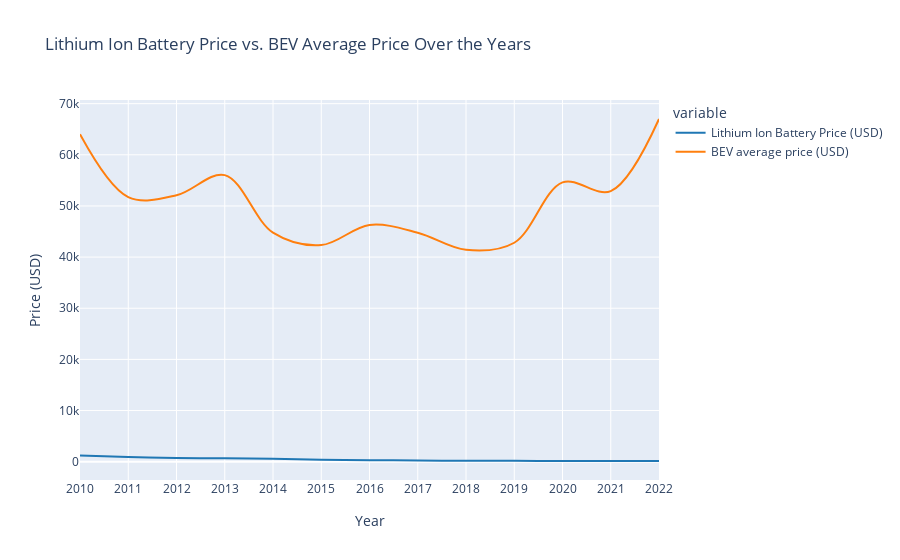

The cell this chart's notebook holds for it:
### Code cell
fig = px.line(df_prices, x='Year', y=['Lithium Ion Battery Price (USD)', 'BEV average price (USD)'],
              title='Lithium Ion Battery Price vs. BEV Average Price Over the Years',
              labels={'Year': 'Year', 'value': 'Price (USD)'},
              line_shape='spline',
              color_discrete_sequence=['#1f77b4', '#ff7f0e'],  # Set custom colors
              # hover_name=['Lithium Ion Battery Price (USD)', 'BEV average price (USD)'],
              )

fig.update_xaxes(tickvals=df_prices['Year'], tickmode='array', dtick=1)
fig.update_layout(xaxis_nticks=len(df_prices['Year']), xaxis_title_standoff=20)

fig.show()

### Figure 1 — Plotly figure (JSON) as saved in the notebook; plotly's stock layout.template omitted (floating-point values rounded to 4 significant figures)
{"data": [{"hovertemplate": "variable=Lithium Ion Battery Price (USD)<br>Year=%{x}<br>Price (USD)=%{y}<extra></extra>", "legendgroup": "Lithium Ion Battery Price (USD)", "line": {"color": "#1f77b4", "dash": "solid", "shape": "spline"}, "marker": {"symbol": "circle"}, "mode": "lines", "name": "Lithium Ion Battery Price (USD)", "orientation": "v", "showlegend": true, "type": "scatter", "visible": true, "x": [2010, 2011, 2012, 2013, 2014, 2015, 2016, 2017, 2018, 2019, 2020, 2021, 2022], "xaxis": "x", "y": [1191, 924, 726, 668, 592, 384, 295, 221, 181, 157, 137, 132, 135], "yaxis": "y"}, {"hovertemplate": "variable=BEV average price (USD)<br>Year=%{x}<br>Price (USD)=%{y}<extra></extra>", "legendgroup": "BEV average price (USD)", "line": {"color": "#ff7f0e", "dash": "solid", "shape": "spline"}, "marker": {"symbol": "circle"}, "mode": "lines", "name": "BEV average price (USD)", "orientation": "v", "showlegend": true, "type": "scatter", "visible": true, "x": [2010, 2011, 2012, 2013, 2014, 2015, 2016, 2017, 2018, 2019, 2020, 2021, 2022], "xaxis": "x", "y": [64032, 51736, 52084, 56028, 44776, 42340, 46284, 44776, 41412, 42804, 54600, 52900, 67000], "yaxis": "y"}], "layout": {"autosize": true, "legend": {"title": {"text": "variable"}, "tracegroupgap": 0}, "title": {"text": "Lithium Ion Battery Price vs. BEV Average Price Over the Years"}, "xaxis": {"anchor": "y", "autorange": true, "domain": [0, 1], "dtick": 1, "nticks": 13, "range": [2010, 2022], "tickmode": "array", "tickvals": [2010, 2011, 2012, 2013, 2014, 2015, 2016, 2017, 2018, 2019, 2020, 2021, 2022], "title": {"standoff": 20, "text": "Year"}, "type": "linear"}, "yaxis": {"anchor": "x", "autorange": true, "domain": [0, 1], "range": [-3583.0, 70710.0], "title": {"text": "Price (USD)"}, "type": "linear"}}}
